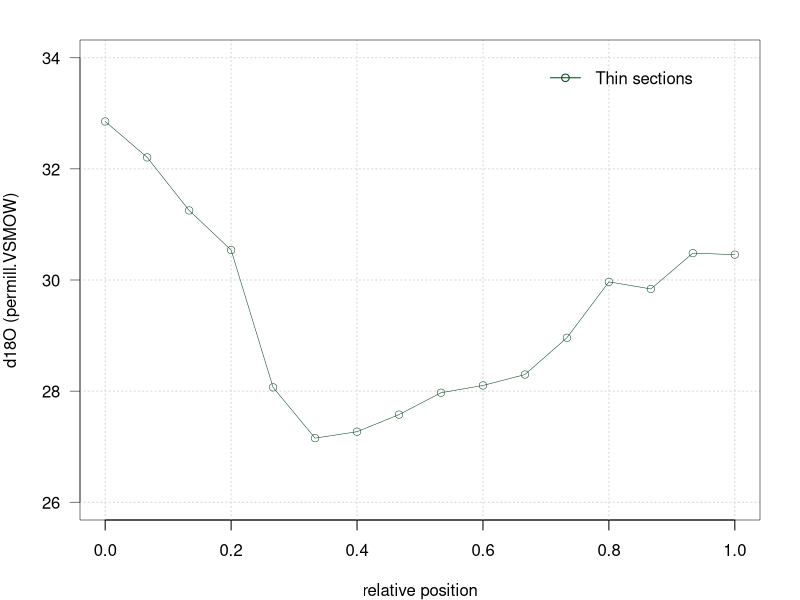
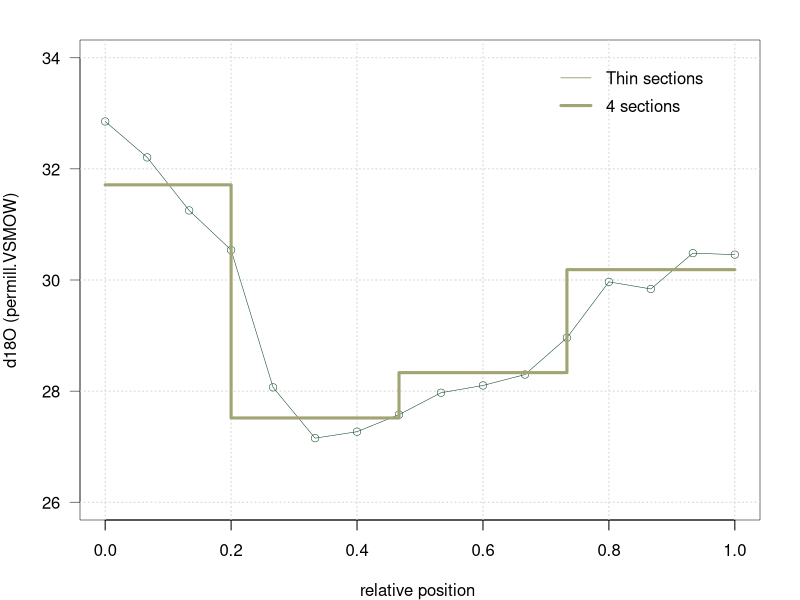
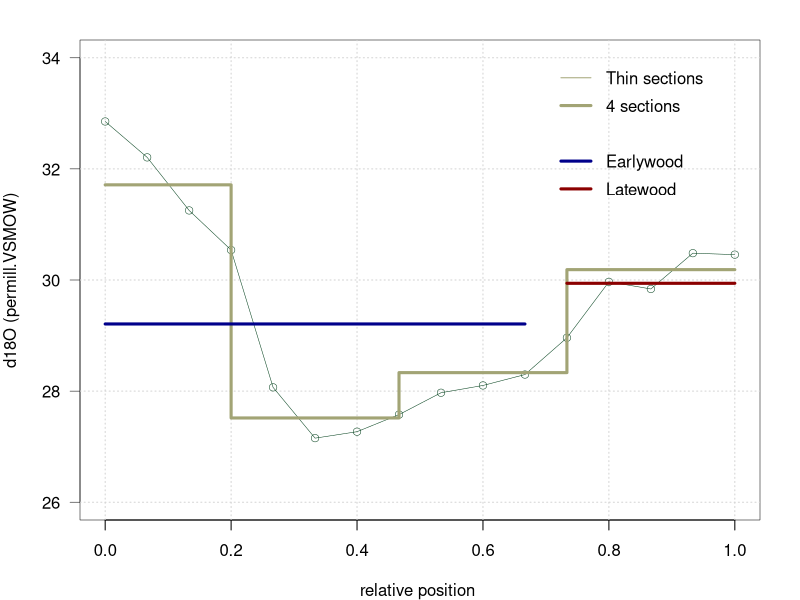
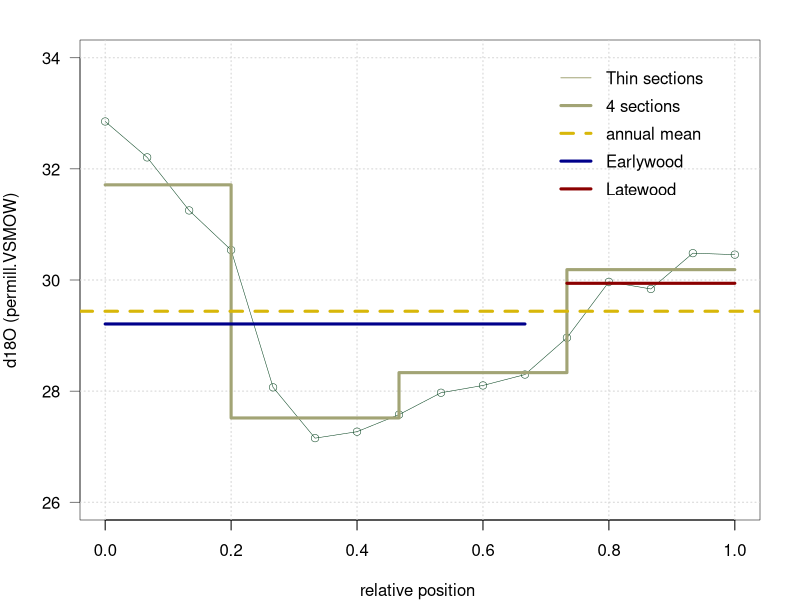
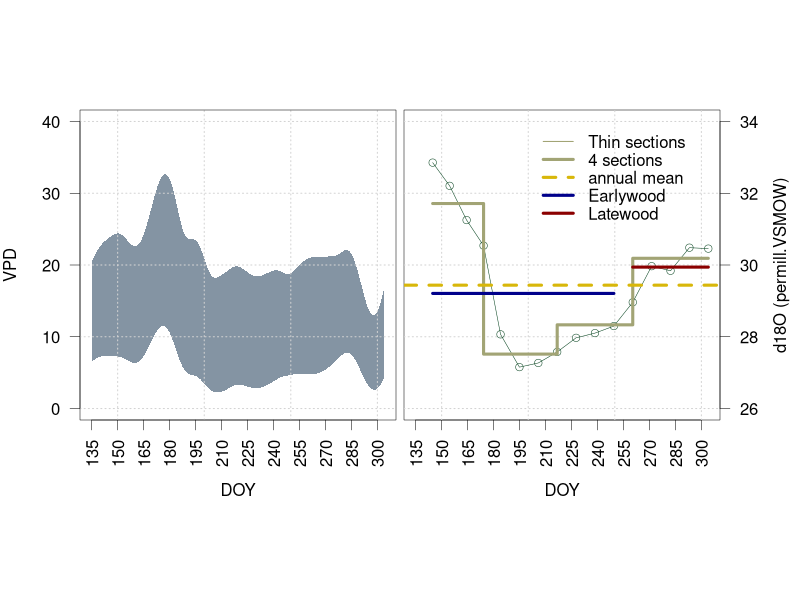
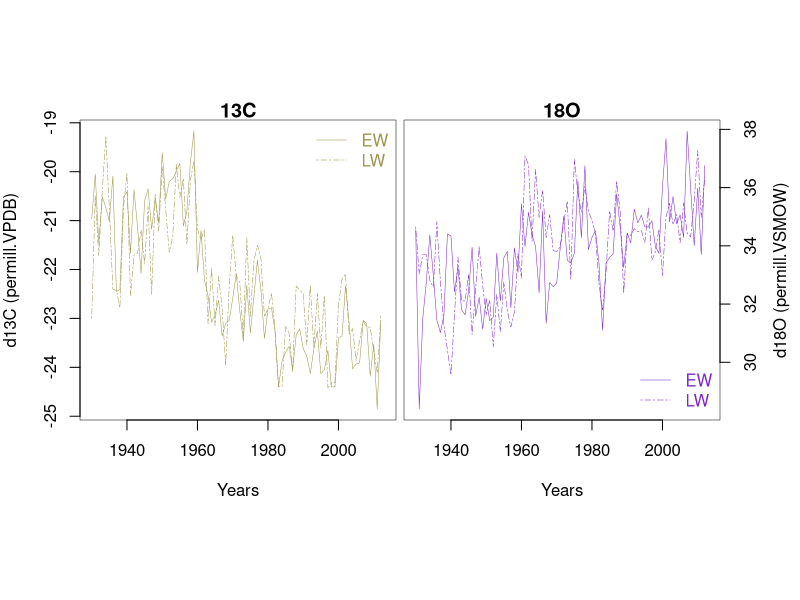
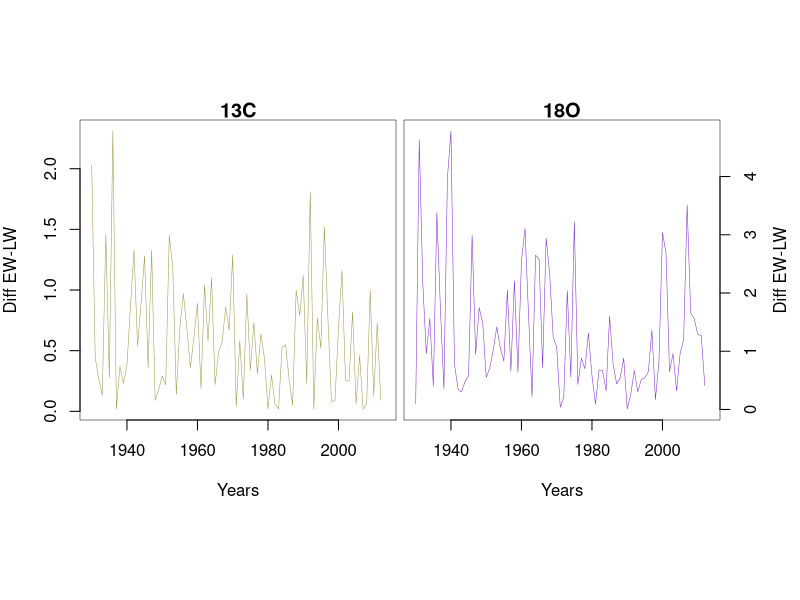
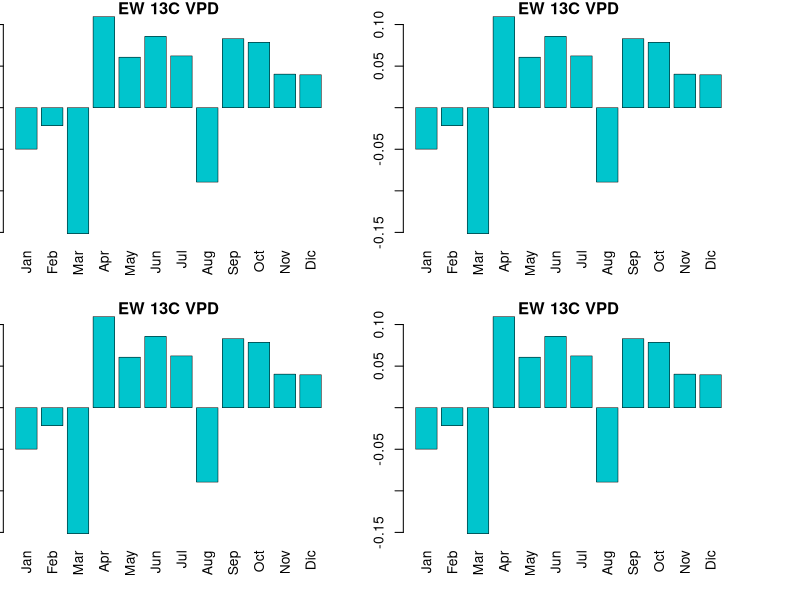

Recreate these plots in R, in order.
## ---- chunk 1
# Read the high resolution 18O data for 1998.
HEL_98 <- read.csv("Data_Notebook5_part1/high_res_HEL_1998.csv") [,c(2,3,8)]
# color vector for plots
colb1 <- c("#D8B70A","#02401B","#A2A475","#D67236") 
## ---- chunk 2
par(mar=c(4,4,2,2),lwd=0.5)
plot(HEL_98[,3], HEL_98[,2], type="n", ylim=c(26,34), xlim=c(0,1), axes=F, xlab = "relative position", ylab = "d18O (permill.VSMOW)")
axis(1)
axis(2,lwd=0.5,las=2)
grid(lwd=1)
box()
lines( HEL_98[,3],HEL_98[,2], type="o",col=colb1[2],lwd=0.5, pch=1)
legend(x = 0.7, y = 34, legend = "Thin sections", col=colb1[2] , bty = "n",lwd=1,lty=1,pch = 1)
## ---- chunk 3
# select the sections per quarter
p25<- round(0.25*nrow(HEL_98),0)
p50<- round(0.50*nrow(HEL_98),0)
p75<- round(0.75*nrow(HEL_98),0)
p100<- round(1*nrow(HEL_98),0)
HEL_98_quarter  <- c(rep(mean(HEL_98[,2][1:p25], na.rm = T),length(1:p25)),
                  rep(mean(HEL_98[,2][(1+p25):p50], na.rm = T),length((1+p25):p50)),
                  rep(mean(HEL_98[,2][(1+p50):p75], na.rm = T),length((1+p50):p75)),
                  rep(mean(HEL_98[,2][(1+p75):p100], na.rm = T),length((1+p75):p100)))
## ---- chunk 4
par(mar=c(4,4,2,2),lwd=0.5)
plot(HEL_98[,3], HEL_98[,2], type="n", ylim=c(26,34), xlim=c(0,1), axes=F, xlab = "relative position ", ylab = "d18O (permill.VSMOW)");box()
axis(1)
axis(2,lwd=0.5,las=2)
grid(lwd=1)
lines( HEL_98[,3],HEL_98[,2], type="o",col=colb1[2],lwd=0.5, pch=1)
legend(x = 0.7, y = 34, legend = "Thin sections", col=colb1[3] , bty = "n",lwd=1)
# add the values of the quarters (equally distanced thin sections)
lines( HEL_98[,3],HEL_98_quarter, type="S",col=colb1[3],lwd=3)
legend(x = 0.7, y = 33.5, legend = "4 sections", col=colb1[3] , bty = "n",lwd=3)
## ---- chunk 5
#  We can estimate a % of EW and LW from total thin sections measurements as follows:
EW_1998 <- mean(HEL_98[,2][1:11], na.rm = T)
LW_1998 <- mean(HEL_98[,2][12:16], na.rm = T)
## ---- chunk 6
par(mar=c(4,4,2,2),lwd=0.5)
plot(HEL_98[,3], HEL_98[,2], type="n", ylim=c(26,34), xlim=c(0,1), axes=F, xlab = "relative position ", ylab = "d18O (permill.VSMOW)");box()
axis(1)
axis(2,lwd=0.5,las=2)
grid(lwd=1)
lines( HEL_98[,3],HEL_98[,2], type="o",col=colb1[2],lwd=0.5, pch=1)
legend(x = 0.7, y = 34, legend = "Thin sections", col=colb1[3] , bty = "n",lwd=1)
# add the values of the quarters (equally distanced thin sections)
lines( HEL_98[,3],HEL_98_quarter, type="S",col=colb1[3],lwd=3)
legend(x = 0.7, y = 33.5, legend = "4 sections", col=colb1[3] , bty = "n",lwd=3)
# Add the values EW and LW 
lines(HEL_98[,3][1:11], rep(EW_1998, 11),type="s",col="darkblue",lwd=3  )#EW
legend(x = 0.7, y = 32.5, legend = "Earlywood", col="darkblue" , bty = "n",lwd=3)
lines(HEL_98[,3][12:16], rep(LW_1998, 5),type="s",col="darkred",lwd=3  )#LW
legend(x = 0.7, y = 32, legend = "Latewood", col="darkred" , bty = "n",lwd=3)
## ---- chunk 7
#Here you will need to estimate the  average of the ring based on the thin sections provided.
# example 
HEL_98_complete <- mean(HEL_98[,2])
## ---- chunk 8
par(mar=c(4,4,2,2),lwd=0.5)
plot(HEL_98[,3], HEL_98[,2], type="n", ylim=c(26,34), xlim=c(0,1), axes=F, xlab = "relative position ", ylab = "d18O (permill.VSMOW)");box()
axis(1)
axis(2,lwd=0.5,las=2)
grid(lwd=1)
lines( HEL_98[,3],HEL_98[,2], type="o",col=colb1[2],lwd=0.5, pch=1)
legend(x = 0.7, y = 34, legend = "Thin sections", col=colb1[3] , bty = "n",lwd=1)
# add the values of the quarters (equally distanced thin sections)
lines( HEL_98[,3],HEL_98_quarter, type="S",col=colb1[3],lwd=3)
legend(x = 0.7, y = 33.5, legend = "4 sections", col=colb1[3] , bty = "n",lwd=3)
# Add the values EW and LW 
lines(HEL_98[,3][1:11], rep(EW_1998, 11),type="s",col="darkblue",lwd=3  )#EW
legend(x = 0.7, y = 32.5, legend = "Earlywood", col="darkblue" , bty = "n",lwd=3)
lines(HEL_98[,3][12:16], rep(LW_1998, 5),type="s",col="darkred",lwd=3  )#LW
legend(x = 0.7, y = 32, legend = "Latewood", col="darkred" , bty = "n",lwd=3)
# add the annual 18O value
abline(h = HEL_98_complete,col=colb1[1],lwd=3,lty=2)
legend(x = 0.7, y = 33, legend = "annual mean", col=colb1[1] , bty = "n",lwd=3,lty=2)
## ---- chunk 9
#read VPD data for this site
VPD_HEL <- read.csv("Data_Notebook5_part1/VPD_1998_1999_HEL.csv" )[,c(2,3,4)]
# Note that the VPD values are reported for Day of the year
par(mar=c(4,4,0.5,0.2),lwd=0.5)
layout(matrix(1:2,nrow = 1, ncol = 2,byrow = T), widths = c(2,2),heights = c(2),respect = TRUE)

#VPD_1998
plot(x = c(1:10),y=c(1:10),xlim = c(135,304), ylim = c(0,40) , type = "n", axes = F, xlab = "DOY", ylab = "VPD")
polygon(x = c(VPD_HEL[,1], rev(VPD_HEL[,1])), y = c(VPD_HEL[,2], rev(VPD_HEL[,3])), border = F, col = rgb(0.2,0.3,0.4,0.6))
axis(1, at = seq(135,304,15),lwd=0.5,las=2)
axis(2,at = seq(0,40, 10), las=2,lwd=0.5)
grid(lwd=1)
box()

# Note that the d18O values are plotted vs  Day of the year
par(mar=c(4,0.2,0.5,4),lwd=0.5)
plot(HEL_98[,1], HEL_98[,2], type="n", ylim=c(26,34), xlim=c(135,304), axes=F, xlab = "DOY", ylab = "");box()
  axis(1, at = seq(135,304,15),lwd=0.5,las=2)
  axis(4,lwd=0.5,las=2)
  grid(lwd=1)
lines( HEL_98[,1],HEL_98[,2], type="o",col=colb1[2],lwd=0.5, pch=1)
  legend(x = 200, y = 34, legend = "Thin sections", col=colb1[3] , bty = "n",lwd=1)
# add the values of the quarters (equally distanced thin sections)
lines( HEL_98[,1],HEL_98_quarter, type="S",col=colb1[3],lwd=3)
  legend(x = 200, y = 33.5, legend = "4 sections", col=colb1[3] , bty = "n",lwd=3)
# Add the values EW and LW 
lines(HEL_98[,1][1:11], rep(EW_1998, 11),type="s",col="darkblue",lwd=3  )#EW
  legend(x = 200, y = 32.5, legend = "Earlywood", col="darkblue" , bty = "n",lwd=3)
lines(HEL_98[,1][12:16], rep(LW_1998, 5),type="s",col="darkred",lwd=3  )#LW
  legend(x = 200, y = 32, legend = "Latewood", col="darkred" , bty = "n",lwd=3)
# add the annual 18O value
abline(h = HEL_98_complete,col=colb1[1],lwd=3,lty=2)
  legend(x = 200, y = 33, legend = "annual mean", col=colb1[1] , bty = "n",lwd=3,lty=2)
mtext("d18O (permill.VSMOW)",side = 4, line = 2.5)
## ---- chunk 10
RCP_iso <- read.csv("Data_Notebook5_part2/RCP_Isotope_data_EW_LW.csv")[,c(2:5)]
EW.13C <- ts(RCP_iso[,1], start=1930, frequency=1)
LW.13C <- ts(RCP_iso[,2], start=1930, frequency=1)
EW.18O <- ts(RCP_iso[,3], start=1930, frequency=1)
LW.18O <- ts(RCP_iso[,4], start=1930, frequency=1)
## ---- chunk 11
par(mar=c(4,4,1,0.2))
layout(matrix(1:2,nrow = 1, ncol = 2,byrow = T), widths = c(2,2),heights = c(2,2),respect = TRUE)
plot(EW.13C,ylab="d13C (permill.VPDB)",xlab="Years", col="#9C964A",main="13C")
lines(LW.13C,col="#9C964A", lty=6)
legend("topright", c("EW","LW"), lty=c(1,6), col=c("#9C964A","#9C964A"), text.col =c("#9C964A","#9C964A"), bty = "n")

par(mar=c(4,0.2,1,4))
plot(EW.18O,ylab="",xlab="Years", col="purple3",main="18O", axes=F)
lines(LW.18O,col="purple3", lty=6)
axis(1)
axis(4)
box()
mtext("d18O (permill.VSMOW)", side = 4, line = 2.5)
legend("bottomright", c("EW","LW"), lty=c(1,6), col=c("purple3","purple3"), text.col =c("purple3","purple3"), bty = "n")
## ---- chunk 12
# First  calculate the difference between EW and LW for each isotope
diff.13C <- abs(LW.13C-EW.13C)
diff.18O <- abs(LW.18O-EW.18O)
## ---- chunk 13
par(mar=c(4,4,1,0.2))
layout(matrix(1:2,nrow = 1, ncol = 2,byrow = T), widths = c(2,2),heights = c(2),respect = TRUE)
plot(diff.13C,ylab="Diff EW-LW",xlab="Years", col="#9C964A",main="13C")

par(mar=c(4,0.2,1,4))
plot(diff.18O,ylab="",xlab="Years", col="purple3",main="18O", axes=F)
axis(1)
axis(4)
box()
mtext("Diff EW-LW", side = 4, line = 2.5)

## ---- chunk 14
# Read climate variables: VPD and precipitation. These data are from PRISM and cover the period from 1895-2015
RCP.vpd <- ts((read.csv("Data_Notebook5_part2/RCP_VPD_prism(monthly_1895_2015).csv")[,c(2:13)]), start=1895, frequency=1)
RCP.pcp <- ts((read.csv("Data_Notebook5_part2/RCP_precipitation_(mm)_1901-2012.csv")[,c(2:13)]), start=1901, frequency=1)
# Note that you need to subset the climate data for the period of the tree ring record (1930-2012)
## ---- chunk 15
# you can use monthly averages to look at seasonal patterns of VPD and PCP (barplot)
## ---- chunk 16
# For VPD
EW.13C.vpd <- ts.union(EW.13C,RCP.vpd)
LW.13C.vpd <- ts.union(LW.13C,RCP.vpd)
EW.18O.vpd <- ts.union(EW.18O,RCP.vpd)
EW.18O.vpd <- ts.union(EW.18O,RCP.vpd)

# For Precipitation
EW.13C.pcp <- ts.union(EW.13C,RCP.pcp)
LW.13C.pcp <- ts.union(LW.13C,RCP.pcp)
EW.18O.pcp <- ts.union(EW.18O,RCP.pcp)
EW.18O.pcp <- ts.union(EW.18O,RCP.pcp)

## ---- chunk 17
# here is an example for EW13C and VPD including renaming the columns for better plots
correl.EW.13C.vpd <- cor(EW.13C.vpd,use="p"); colnames(correl.EW.13C.vpd) <- c("EW.13C", colnames(RCP.vpd))

# repeat these steps for the other tree ring subdivisions and climate variables
## ---- chunk 18
# here is a skeleton for a plot that includes only EW13C and VPD
# you will need to add the plots for other variables. 
layout(matrix(1:4,nrow = 2, ncol = 2,byrow = F), widths = c(4,4,4,4),heights = c(3,3,3,3),respect = TRUE)
barplot(correl.EW.13C.vpd[1,2:13],las=3,col=c("turquoise3"),ylab="Correlation", main="EW 13C VPD")
barplot(correl.EW.13C.vpd[1,2:13],las=3,col=c("turquoise3"),ylab="Correlation", main="EW 13C VPD")

barplot(correl.EW.13C.vpd[1,2:13],las=3,col=c("turquoise3"),ylab="Correlation", main="EW 13C VPD")

barplot(correl.EW.13C.vpd[1,2:13],las=3,col=c("turquoise3"),ylab="Correlation", main="EW 13C VPD")

# add other subdivisions
# You can repeat the plot for precipitations
## ---- chunk 19
# Combine matrices
diff.13C.vpd <- ts.union(diff.13C, RCP.vpd)
diff.18O.vpd <- ts.union(diff.18O, RCP.vpd)

diff.13C.pcp <- ts.union(diff.13C, RCP.pcp)
diff.18O.pcp <- ts.union(diff.18O, RCP.pcp)

# run correlations
corr.diff.13C.vpd <- cor(diff.13C.vpd,use="p"); colnames(corr.diff.13C.vpd) <- c("diff.13C", colnames(RCP.vpd))
corr.diff.18O.vpd <- cor(diff.18O.vpd,use="p"); colnames(corr.diff.18O.vpd) <- c("diff.18O", colnames(RCP.vpd))

corr.diff.13C.pcp <- cor(diff.13C.pcp,use="p"); colnames(corr.diff.13C.pcp) <- c("diff.13C", colnames(RCP.vpd))
corr.diff.18O.pcp <- cor(diff.18O.pcp,use="p"); colnames(corr.diff.18O.pcp) <- c("diff.18O", colnames(RCP.vpd))
## ---- chunk 20
# here is one example
corr.diff.13C.vpd [1,2:13]
## ---- chunk 21
# here is an example with MAY VPD 
linear.diff.13C.vpd <- lm(diff.13C~ window( RCP.vpd[,"May"],  1930, 2013))
summary(linear.diff.13C.vpd)

